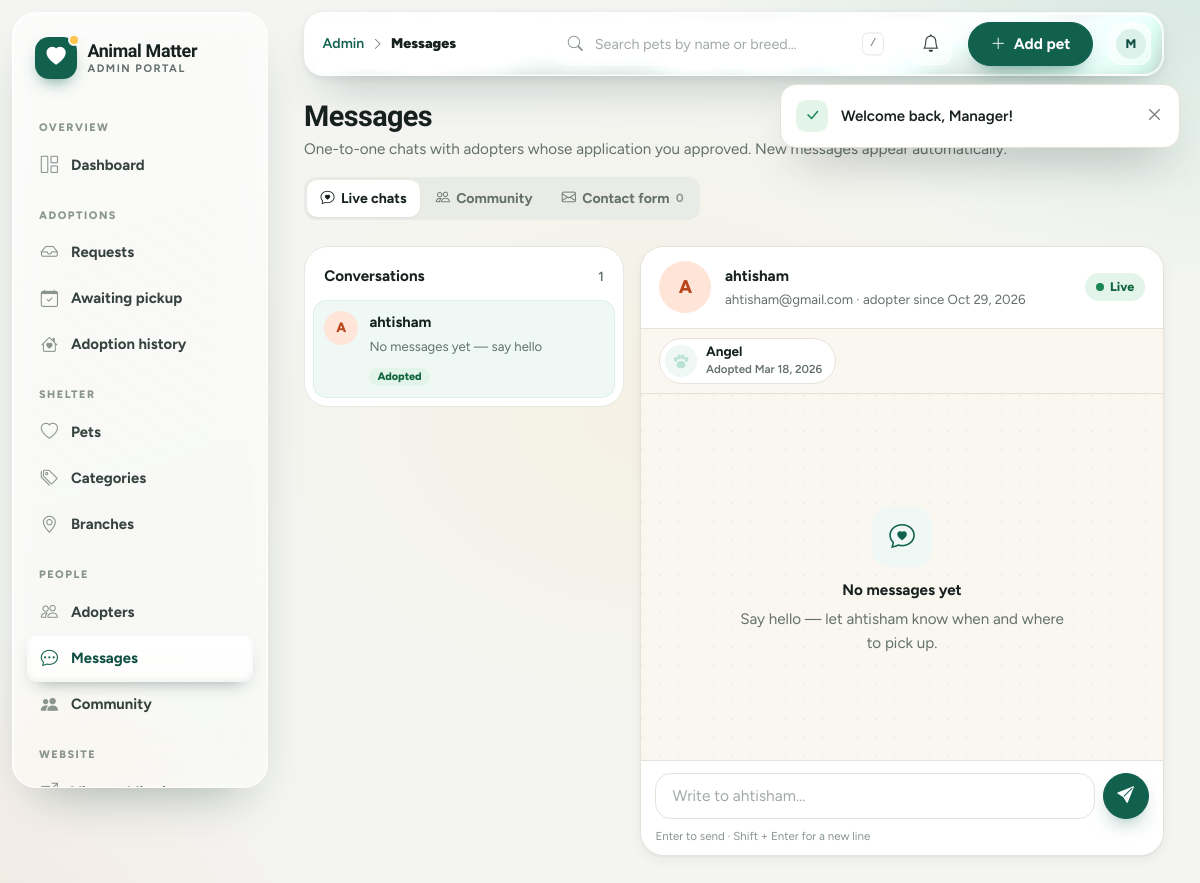
The page /pet_adoption_portal/admin/contact.php?view=chats (signed in) on the database its author committed.
### tables this page shows
CREATE TABLE `adopter` (
  `adopter_id` int(4) NOT NULL,
  `name` varchar(255) NOT NULL,
  `cnic` bigint(13) NOT NULL,
  `email` varchar(255) NOT NULL,
  `password` varchar(255) NOT NULL,
  `created_at` datetime NOT NULL DEFAULT current_timestamp()
);

### pet_adoption_portal/admin/contact.php (the view, shortened to what this page needs)
<?php
require_once __DIR__ . '/dbconnect.php';
$view = query_param('view') === 'chats' || query_int('chat') ? 'chats'
    : (query_param('view') === 'groups' || query_int('group') ? 'groups' : 'contact');
if ($view === 'chats') {
    $threads = chat_threads();
    $threadIds = array_map('intval', array_column($threads, 'adopter_id'));
    $chatId = query_int('chat');
    $chatId = $chatId ?: ($threadIds[0] ?? 0);
}
$counts = [
    'unanswered' => (int) db_value("SELECT COUNT(*) FROM `contact` WHERE `answer` = ''"),
    'answered'   => (int) db_value("SELECT COUNT(*) FROM `contact` WHERE `answer` <> ''"),
];
$counts['all'] = $counts['unanswered'] + $counts['answered'];
include __DIR__ . '/header.php';
?>
<div class="admin-page-head">
    <div>
        <h1><?= $view === 'groups' ? 'Community' : 'Messages' ?></h1>
        <p><?= [
            'chats'   => 'One-to-one chats with adopters whose application you approved. New messages appear automatically.',
            'groups'  => 'Group chats you create for adopters — a place for them to share updates, tips and questions with each other and with your team.',
            'contact' => 'Questions sent through the contact form. Replies are emailed and shown on the adopter’s Messages page.',
        ][$view] ?></p>
    </div>
    <nav class="seg-tabs" aria-label="Message type">
        <a class="<?= $view === 'chats' ? 'active' : '' ?>" href="<?= e(url('admin/contact.php?view=chats')) ?>"<?= $view === 'chats' ? ' aria-current="page"' : '' ?>><i class="bi bi-chat-heart"></i> Live chats</a>
        <a class="<?= $view === 'groups' ? 'active' : '' ?>" href="<?= e(url('admin/contact.php?view=groups')) ?>"<?= $view === 'groups' ? ' aria-current="page"' : '' ?>><i class="bi bi-people"></i> Community</a>
        <a class="<?= $view === 'contact' ? 'active' : '' ?>" href="<?= e(url('admin/contact.php')) ?>"<?= $view === 'contact' ? ' aria-current="page"' : '' ?>><i class="bi bi-envelope"></i> Contact form <span class="n"><?= $counts['unanswered'] ?></span></a>
    </nav>
</div>
<?php if ($view === 'chats'): ?>
    <?php if (!$threads): ?>
        <?php render_empty_state('bi-chat-heart', 'No chats yet', 'A chat opens with an adopter as soon as you approve one of their applications.', 'Review requests', url('admin/requests.php')); ?>
    <?php else: ?>
        <div class="chat-layout">
            <aside class="chat-list" aria-label="Conversations">
                <div class="chat-list-head"><strong>Conversations</strong><span class="text-muted small fw-semibold"><?= count($threads) ?></span></div>
                <?php foreach ($threads as $t):
                    $isActive = (int) $t['adopter_id'] === $chatId;
                    $preview = $t['last_body'] !== null
                        ? ($t['last_sender'] === 'admin' ? 'You: ' : '') . excerpt(preg_replace('/\s+/', ' ', $t['last_body']), 60)
                        : 'No messages yet — say hello';
                    [$tagLabel, $tagTone] = (int) $t['accepted_n'] ? ['Awaiting pickup', 'status-info'] : ((int) $t['adopted_n'] ? ['Adopted', 'status-success'] : ['Closed', 'status-secondary']); ?>
                    <a class="chat-list-item<?= $isActive ? ' active' : '' ?><?= (int) $t['unread'] ? ' has-unread' : '' ?>" href="<?= e(url('admin/contact.php?view=chats&chat=' . (int) $t['adopter_id'])) ?>"<?= $isActive ? ' aria-current="true"' : '' ?>>
                        <span class="avatar"><?= e(strtoupper(mb_substr($t['name'], 0, 1))) ?></span>
                        <span class="min-w-0 flex-grow-1">
                            <span class="d-flex justify-content-between align-items-baseline gap-2">
                                <strong class="text-truncate"><?= e($t['name']) ?></strong>
                            </span>
                            <small class="chat-list-preview"><?= e($preview) ?></small>
                            <span class="status-pill <?= $tagTone ?> chat-list-tag"><?= e($tagLabel) ?></span>
                        </span>
                    </a>
                <?php endforeach; ?>
            </aside>
            <div class="min-w-0">
            </div>
        </div>
    <?php endif; ?>
<?php endif; ?>

### rows shown on the page
adopter: name "A", name "ahtisham", preview "No messages yet — say hello", tagLabel "Adopted"

### other values the page prints
$message "Welcome back, Manager!"
$group "OVERVIEW"
$label "Dashboard"
$group "ADOPTIONS"
$label "Requests"
$label "Awaiting pickup"
$label "Adoption history"
$group "SHELTER"
$label "Pets"
$label "Categories"
$label "Branches"
$group "PEOPLE"
$label "Adopters"
$label "Messages"
$label "Community"
